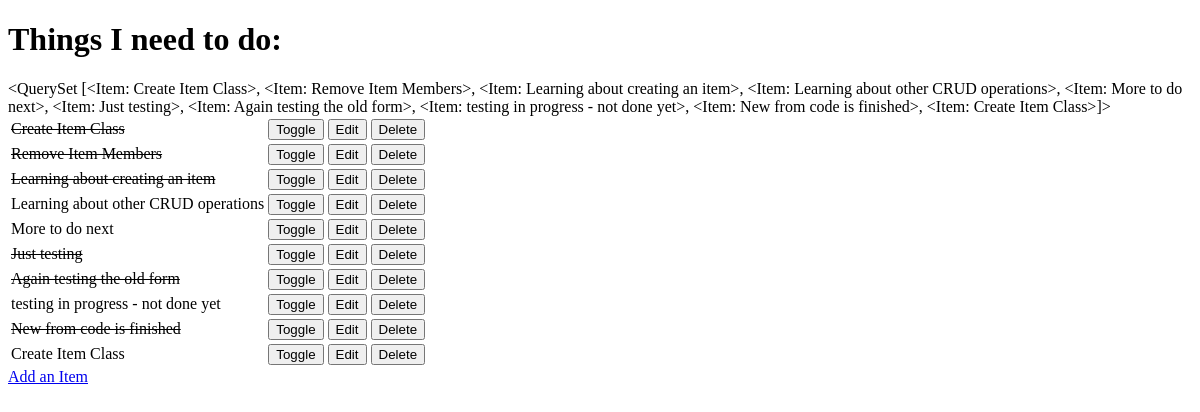
Before: / with the older database file.
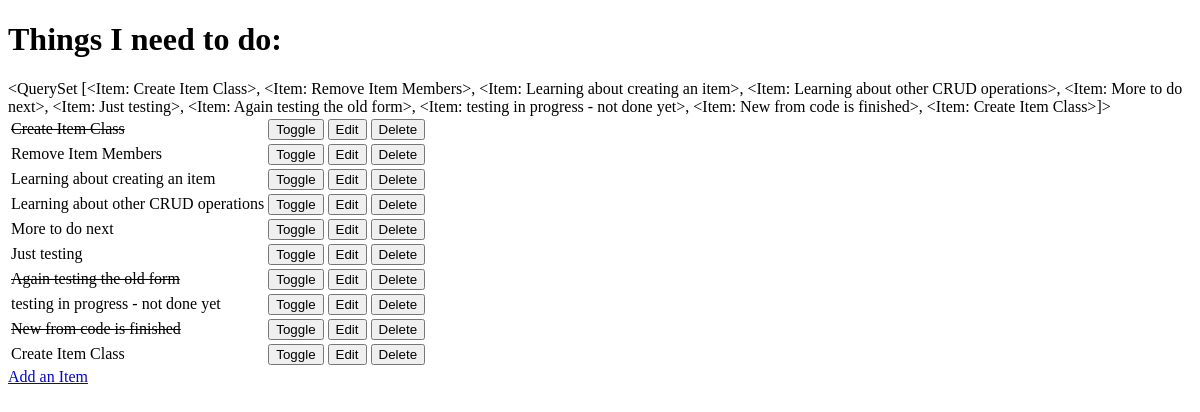
After: the same page with the newer database file.
### todo/models.py (models this page shows)
class Item(models.Model):
    name = models.CharField(max_length=50, null=False, blank=False)
    done = models.BooleanField(null=False, blank=False, default=False)
    def __str__(self):
        return self.name

### todo/views.py (the view)
# urls.py: path('', views.get_todo_list, name='get_todo_list'),
def get_todo_list(request):
    items = Item.objects.all()
    context = {
        'items': items
    }
    return render(request, 'todo/todo_list.html', context)

### todo/templates/todo/todo_list.html (shortened to what this page needs)
<!DOCTYPE html>
<html lang="en">
<head>
</head>
<body>
    <h1>Things I need to do:</h1>
    {{ items }}
    <table>
        {% for item in items %}
        <tr>
            {% if item.done %}
            <td><strike>{{ item.name}}</strike></td>
            {% else %}
            <td>{{ item.name }}</td>
            {% endif %}
            <td>
                <a href="/toggle/{{ item.id }}">
                    <button>Toggle</button>
                </a>
            </td>
            <td>
                <a href="/edit/{{ item.id }}">
                    <button>Edit</button>
                </a>
            </td>
            <td>
                <a href="/delete/{{ item.id }}">
                    <button>Delete</button>
                </a>
            </td>
        </tr>
        {% empty %}
        <tr>
            <td>You have nothing to do.</td>
        </tr>
        {% endfor %}
    </table>
    <a href="/add">Add an Item</a>
</body>
</html>

Changed rows visible on the page:
changed Item "Remove Item Members": done True → False (drawn)
changed Item "Learning about creating an item": done True → False (drawn)
changed Item "Just testing": done True → False (drawn)
